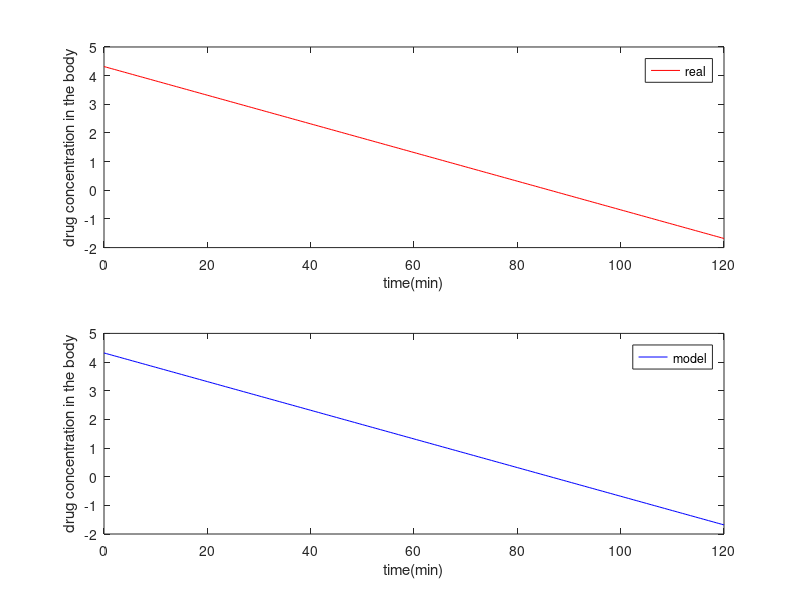

Write the MATLAB code that produced this figure.
%% A
t=(0:0.5:120);
k=0.05;
y=75*exp(-k.*t);
linear=log(y);
element=zeros(1,4);
for a=0:2
    sum=0;
    for b=1:241
        temp=(t(1,b)^a);
        sum=sum+temp;
    end
    element(1,a+1)=sum;
end
P=[element(1,1) element(1,2); element(1,2) element(1,3)];
%% B
element=zeros(1,2);
for a=1:2
    sum=0;
    for b=1:241
        temp=(linear(1,b))*(t(1,b)^(a-1));
        sum=sum+temp;
    end
    element(1,a)=sum;
end
B=(element)';
%% To find A,a,b from PA=B
A=(inv(P))*B;
%% Fitting linear line
linear2=A(2,1).*t+A(1,1);
%% figure
figure(1);
subplot(211);
plot(t,linear2,'r');
xlabel('time(min)');
ylabel('drug concentration in the body');
legend('real');
subplot(212);
plot(t,linear,'b');
xlabel('time(min)');
ylabel('drug concentration in the body');
legend('model');
hold on
